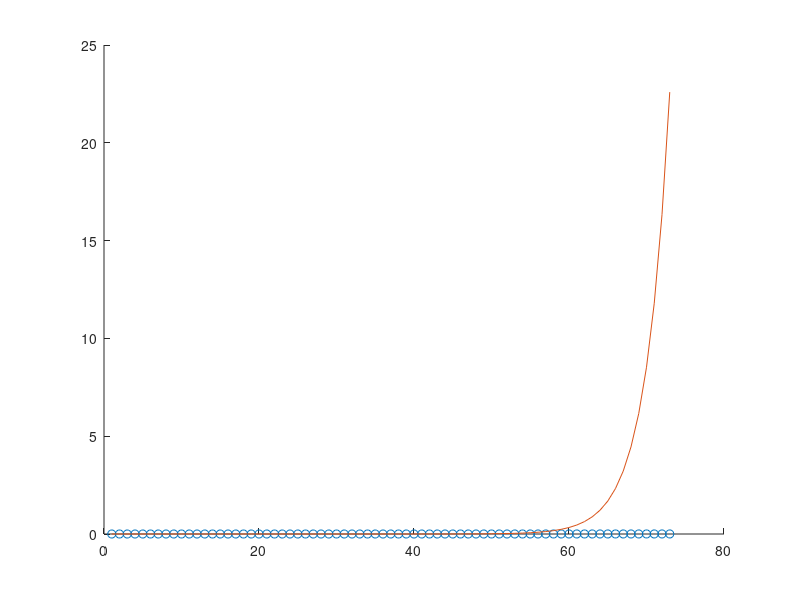
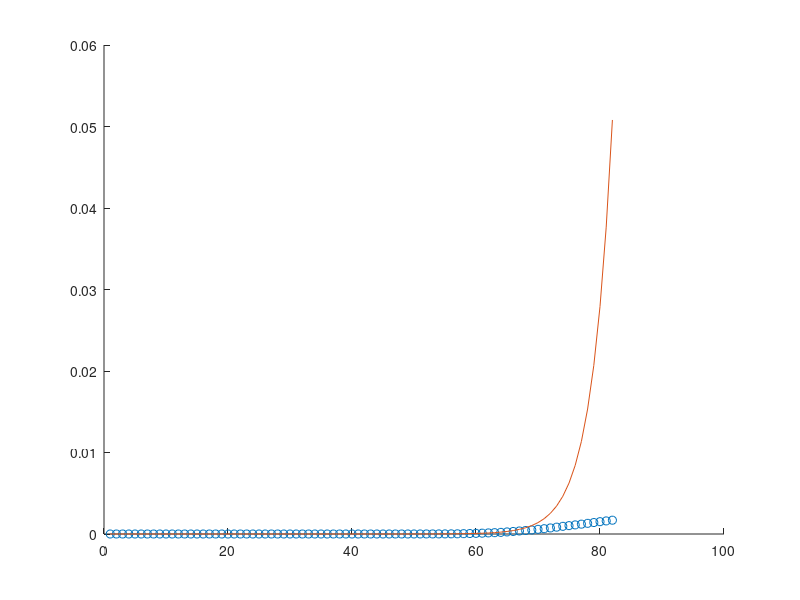
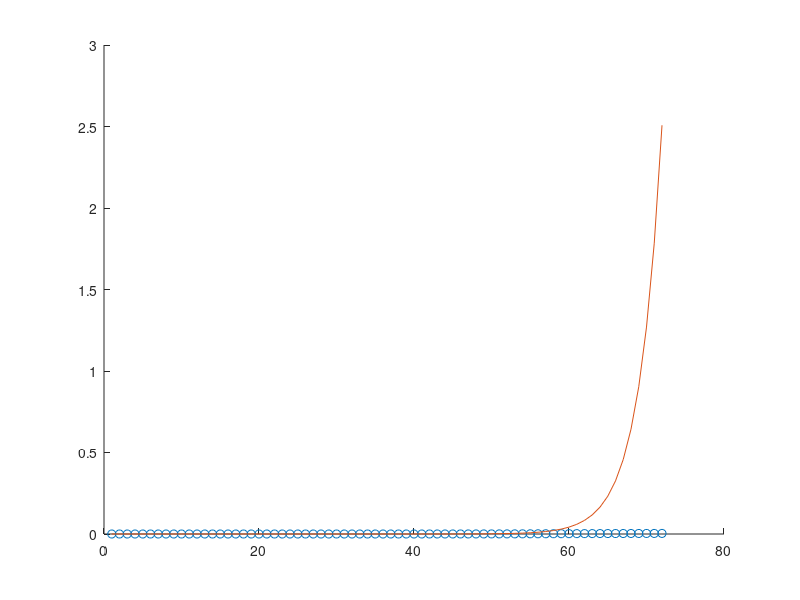
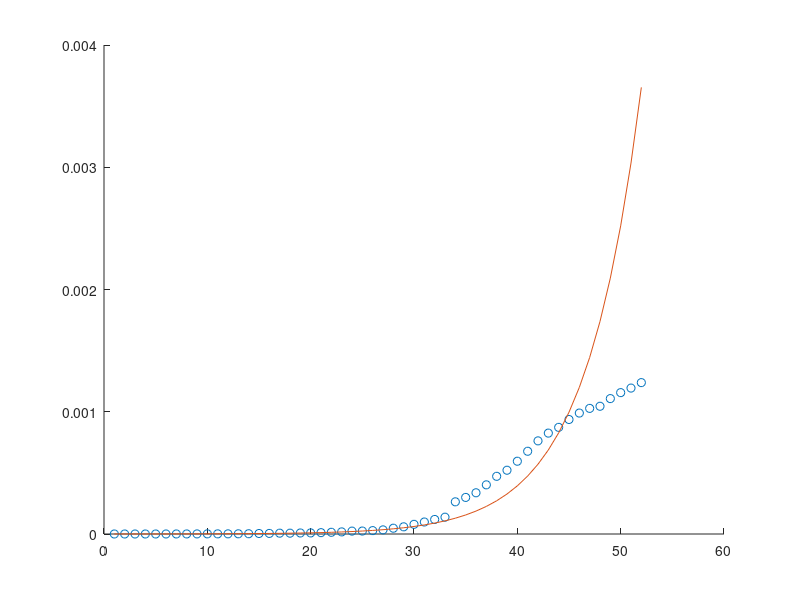

These charts were generated, in order, by the following MATLAB code: (Note: this script raises an error after producing the figures.)
% estimate increase rates Fig3
clear;
close all;
load('timeseriescovid19deathsglobal.mat');
load('timeseriescovid19confirmedglobal.mat');

% parameters
countryvec=[138,226,202,137,121,176,83,7,170,10,17,224]; % the order of conutry include in the csv file
lockdownvec=[38,61,43,54,52,49,56,50,54,52,45,46];
Npopvec=[60,328,47,9,83,5.4,51,45,17,8,9,56]*(10^6);
effectPI=3;
effectNI=5;
effectPD=12;
effectND=8;

for k=1:length(countryvec)
country=countryvec(k);
lockdown=lockdownvec(k);
Npop=Npopvec(k);

% estimate beta from I(t)
vecxI=(lockdown-effectNI):(lockdown+effectPI);
vecyI=timeseriescovid19confirmedglobal(country,(lockdown-effectNI):(lockdown+effectPI))/(Npop);
pI=polyfit(vecxI(vecyI>(log(Npop)/Npop)),log(vecyI(vecyI>(log(Npop)/Npop))),1);
rateI(k)=pI(1);

% estimate beta from D(t)
vecxD=(lockdown-effectND):(lockdown+effectPD);
vecyD=timeseriescovid19deathsglobal(country,(lockdown-effectND):(lockdown+effectPD))/(Npop);
pD=polyfit(vecxD(vecyD>0),log(vecyD(vecyD>0)),1);
rateD(k)=pD(1);

firstConfirmed(k)=find(timeseriescovid19confirmedglobal(country,:)>0,1);

figure(k)
% subplot(1,2,1)
hold on;
plot(1:(82-firstConfirmed(k)+1),timeseriescovid19confirmedglobal(country,firstConfirmed(k):82)/Npop,'o');
plot(1:(82-firstConfirmed(k)+1),exp(polyval(pI,firstConfirmed(k):82)));
end
disp("beta: " + mean(rateI) + " +- " + std(rateI));


%% edit figures

for k1=1:length(countryvec)
matCOLOR=[[0.77,0.35,0.07];[0,0,1]];
axes2 = gca(figure(k1));
hold(axes2,'on');
box(axes2,'on');
set(axes2,'FontSize',72,'FontWeight','bold','LineWidth',8,...
    'PlotBoxAspectRatio',[1 1 1]);
plots=get(gca, 'Children');
set(gca,'TickLength',[0.02, 0.001]);
set(gca,'YScale','log');
plots(2).MarkerSize=14;
for k=1:2
plots(k).Color=matCOLOR(3-k,:);
plots(k).LineWidth=6;
end
end